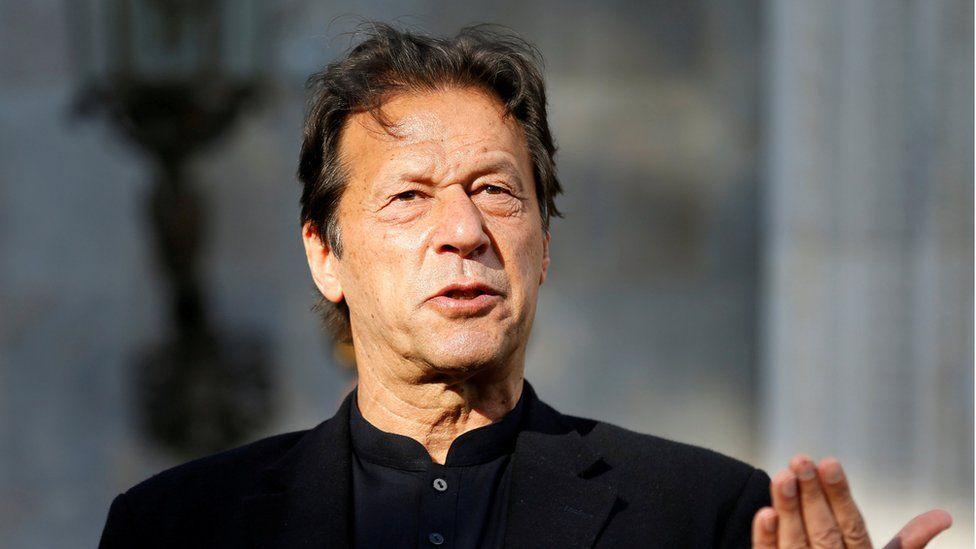
#> input picture github-uploads/Politician-face-recognition/model/test_images/imran_khan.jpg, 976 x 549 px
$ jupyter execute --allow-errors 'data cleaning.ipynb'
#> lines starting #> are read from the running program, lines starting #| are printed output that depends on the picture
[cell 1]
import numpy as np
import pandas as pd
import cv2
import matplotlib.pyplot as plt

[cell 2]
path = "./test_images/imran_khan.jpg"
img = cv2.imread(path)
#> img is the input picture: shape (549, 976, 3); mean B, G, R 87.4, 90.6, 95.2
print(img.shape)
#| (549, 976, 3)
plt.imshow(cv2.cvtColor(img,cv2.COLOR_BGR2RGB))
plt.show()

[cell 3]
#converting image to grayscale
gray = cv2.cvtColor(img,cv2.COLOR_BGR2GRAY)
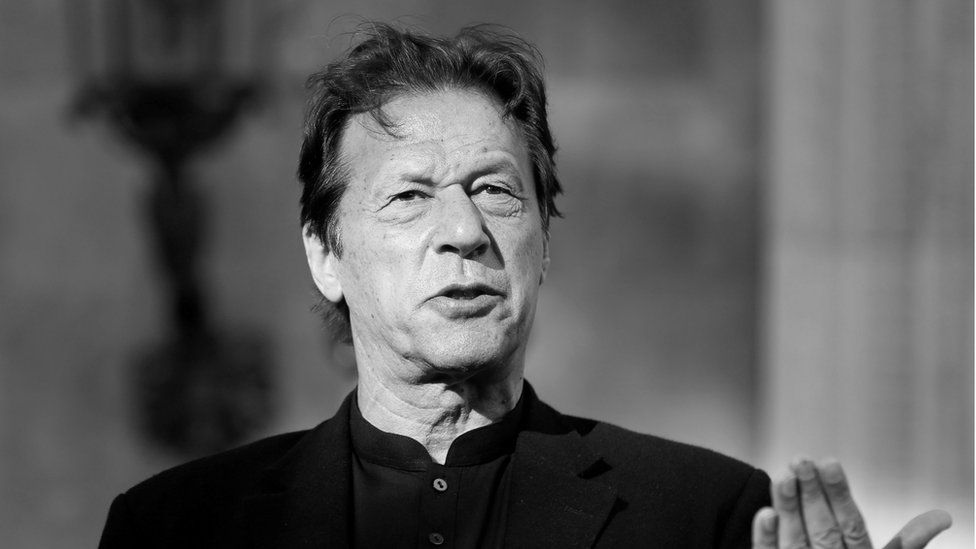
#> gray: shape (549, 976); min 0, max 255, mean 91.6
print(gray.shape)
#| (549, 976)
plt.imshow(gray,cmap = "gray")

[cell 4]
gray

[cell 5]
# using harcascade to detect eyes and face
face_cascade = cv2.CascadeClassifier( './opencv/haarcascades/haarcascade_frontalface_default.xml')
eye_cascade = cv2.CascadeClassifier('./opencv/haarcascades/haarcascade_eye_tree_eyeglasses.xml')
# detectmultiscale is used to detect objects in images
# https://stackoverflow.com/questions/22249579/opencv-detectmultiscale-minneighbors-parameter
faces = face_cascade.detectMultiScale(gray,1.3,3)
#> faces = [[341, 100, 238, 238]]
print(faces) # gives (x,y,w,h) values
#| [[341 100 238 238]]
#?cv2.CascadeClassifier.detectMultiScale

[cell 6]
print(faces[0])
#| [341 100 238 238]
print(faces[0][0])
#| 341

[cell 7]
(x,y,w,h) = faces[0]
#> x = 341; y = 100; w = 238; h = 238
x,y,w,h
#> Out = (341, 100, 238, 238)

[cell 8]
face_img = cv2.rectangle(img = img,pt1 = (x,y),pt2 = (x+w,y+h),color = (0,255,0),thickness = 2)
plt.imshow(face_img)

[cell 9]
cv2.destroyAllWindows()

for (x,y,w,h) in faces:
    face_img = cv2.rectangle(img,(x,y),(x+w,y+h),(0,255,0),2)
    roi_gray = gray[y:y+h,x:x+w]
    roi_color = face_img[y:y+h,x:x+w]
    eyes = eye_cascade.detectMultiScale(roi_gray,1.1,3)
    print(len(eyes))
    for (ex,ey,ew,eh) in eyes:
        cv2.rectangle(roi_color,(ex,ey),(ex+ew,ey+eh),(255,0,0),2)
#> this loop made 1 pass
#> (x, y, w, h, eyes) on pass 1: (341, 100, 238, 238, [[43, 73, 44, 44], [129, 69, 44, 44]])
#| 2
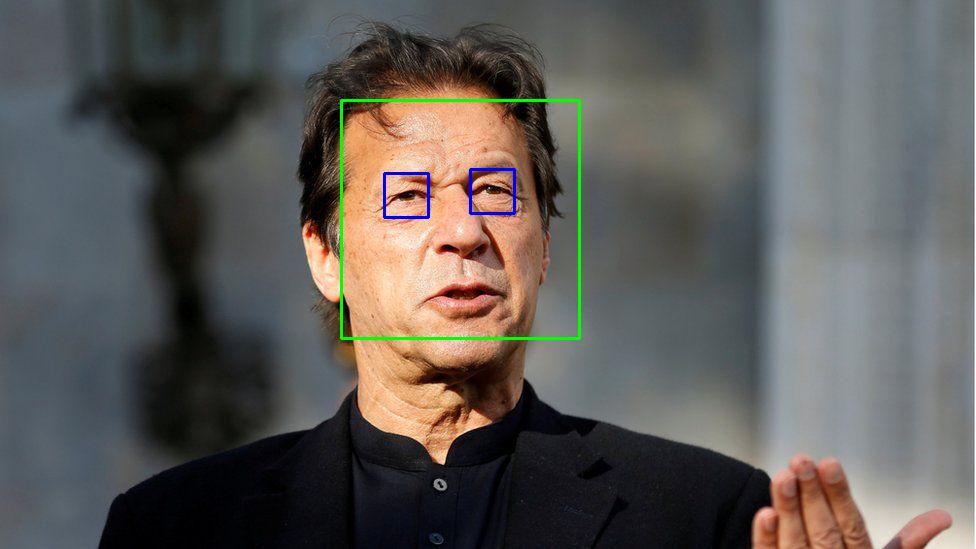
#> img: shape (549, 976, 3); mean B, G, R 87.2, 91.1, 94
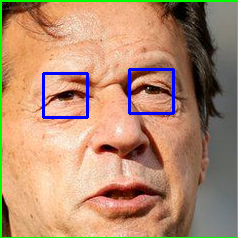
#> roi_color: shape (238, 238, 3); mean B, G, R 110.4, 139.7, 177.6

plt.figure()
plt.imshow(face_img,cmap = "gray")
plt.show()

[cell 10]
plt.imshow(roi_gray,cmap = "gray")
plt.show()

[cell 11]
def get_cropped_face(img_path):
    #print(img_path)
#> called with img_path = './test_images/imran_khan.jpg'
    img = cv2.imread(img_path)
    if img is not None:
        gray = cv2.cvtColor(img,cv2.COLOR_BGR2GRAY)
        faces = face_cascade.detectMultiScale(gray,1.3,3)
#> faces = [[341, 100, 238, 238]]
        for (x,y,w,h) in faces:
            roi_gray = gray[y:y+h,x:x+w]
            roi_color = img[y:y+h,x:x+w]
            eyes = eye_cascade.detectMultiScale(roi_gray)
            if len(eyes) >= 2:
                return roi_color

[cell 12]
cropped_face = get_cropped_face('./test_images/imran_khan.jpg')
plt.imshow(cropped_face)

[cell 13]
cropped_face = get_cropped_face('./test_images/copy.jpg')
#> call 2 of get_cropped_face, with img_path = './test_images/copy.jpg'
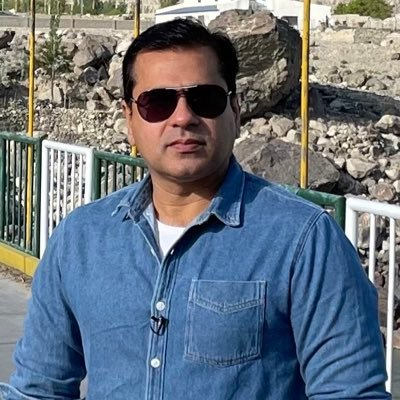
#> input picture github-uploads/Politician-face-recognition/model/test_images/copy.jpg, 400 x 400 px
#> in get_cropped_face, img is the input picture: shape (400, 400, 3); mean B, G, R 126, 114.8, 104.4
#> in get_cropped_face (call 2), `gray = cv2.cvtColor(img,cv2.COLOR_BGR2GRAY)`:
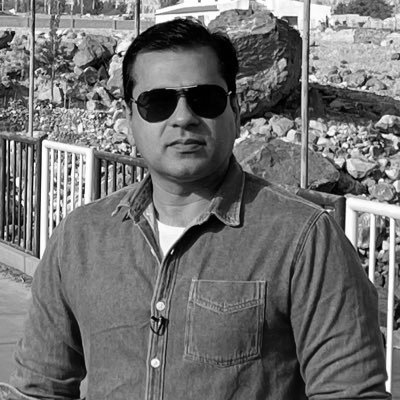
#> gray: shape (400, 400); min 0, max 255, mean 113
#> in get_cropped_face (call 2), `faces = face_cascade.detectMultiScale(gray,1.3,3)`: faces = [[113, 49, 142, 142]]
#> the loop in get_cropped_face (call 2), `for (x,y,w,h) in faces:` made 1 pass
#> pass 1, in get_cropped_face (call 2), `roi_gray = gray[y:y+h,x:x+w]`:
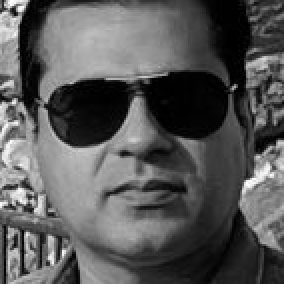
#> roi_gray: shape (142, 142) (shown 2 times larger); min 0, max 254, mean 88.2
#> pass 1, in get_cropped_face (call 2), `roi_color = img[y:y+h,x:x+w]`:
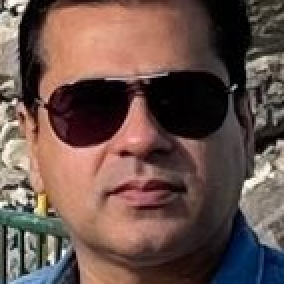
#> roi_color: shape (142, 142, 3) (shown 2 times larger); mean B, G, R 75.2, 81.9, 105.3
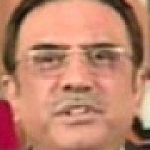
#> input picture github-uploads/Politician-face-recognition/model/dataset/cropped/asif_zardari/asif_zardari10.png, 150 x 150 px
#> further down, cropped_image is the input picture: shape (150, 150, 3); mean B, G, R 108, 131.4, 189.6
#| (150, 150, 3)
cropped_face

[cell 14]
path_to_images = "./dataset/"
path_to_cropped_images = "./dataset/cropped/"

[cell 15]
import os
img_dir = []
#os.scandir is used to iterate directory and sub directory
for entry in os.scandir(path_to_images):
    print(entry)
    print(entry.path)
    if entry.is_dir():
        img_dir.append(entry.path)

[cell 16]
img_dir

[cell 17]
# if cropped folder exists delete it first and then re create folder
import shutil
if os.path.exists(path_to_cropped_images):
    shutil.rmtree(path_to_cropped_images)
os.mkdir(path_to_cropped_images)

[cell 18]
# Adding cropped images in respected folders
path_to_cropped_images = "./dataset/cropped/"
cropped_image_dirs = []
politican_file_names_dict = {}
for folder_path in img_dir:
    count = 1
    #print(folder_path)
    politician_name = folder_path.split('/')[-1]
    cropped_politician_path = path_to_cropped_images + politician_name
    if politician_name != "cropped":
        #print(politician_name)
        print(f"Reading {politician_name} images ....")
        cropped_image_dirs.append(cropped_politician_path)
        politican_file_names_dict[politician_name] = []
        if not os.path.exists(cropped_politician_path):

            os.mkdir(cropped_politician_path)
            for images in os.scandir(folder_path):
                #print(images)
                #print(images.path)
                roi_color = get_cropped_face(images.path)
                if roi_color is not None:
                    cropped_img_name = politician_name + str(count) + '.png'
                    cropped_face_path = cropped_politician_path + '/'+cropped_img_name
                    cv2.imwrite(cropped_face_path,roi_color)
                    politican_file_names_dict[politician_name].append(cropped_face_path)
                    count += 1

<h3 style='color:purple'>(3) Preprocessing: Use wavelet transform as a feature for traning our model</h3>

#### In wavelet transformed image, you can see edges clearly and that can give us clues on various facial features such as eyes, nose, lips etc

[cell 19]
#https://www.youtube.com/watch?v=Qryd7z9k8i4&t=0s
import pywt
# wavelet transform is used to find features in signal using decomposition and then reconstructing the signal
def w2d(img,mode = "haar",level = 1):
#> called with mode = 'db1', level = 5
    imgArray = img
    #convert to grayscale
    imgArray = cv2.cvtColor(imgArray,cv2.COLOR_BGR2GRAY)
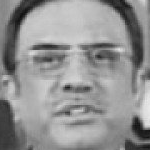
#> imgArray: shape (150, 150); min 15, max 233, mean 146.1
    #convert to float
    imgArray = imgArray.astype(np.float64)
    #scaling the image
    imgArray = imgArray / 255
    #decomposing the signal
    coeffs = pywt.wavedec2(imgArray,mode,level = level)
#> coeffs = 6 items
    #print(coeffs)
    #process coefficients
    coeffs_H = list(coeffs)
#> coeffs_H = 6 items
    coeffs_H[0] *= 0
    #reconstructing the signal back in original form
    imgArray_H = pywt.waverec2(coeffs_H,mode)
    imgArray_H *= 255
    imgArray_H = imgArray_H.astype(np.uint8)
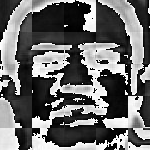
#> imgArray_H: shape (150, 150); min 0, max 255, mean 106.7
    return imgArray_H

[cell 20]
cropped_image = cv2.imread('./dataset/cropped/asif_zardari/asif_zardari10.png')
cropped_image = np.array(cropped_image)
print(cropped_image.shape)
im_har = w2d(cropped_image,'db1',5)
plt.imshow(im_har,cmap = "gray")

[cell 21]
cropped_image = cv2.imread('./dataset/cropped/asif_zardari/asif_zardari10.png')
plt.imshow(cropped_image)

#### You can see above a wavelet transformed image that gives clues on facial features such as eyes, nose, lips etc. This along with raw pixel image can be used as an input for our classifier

[cell 22]
# Getting Y by assigning numbers to dict keys of politican name
class_dict = {}
count = 0
for key,values in politican_file_names_dict.items():
    class_dict[key] = count
    count += 1
    #print(values)

class_dict
